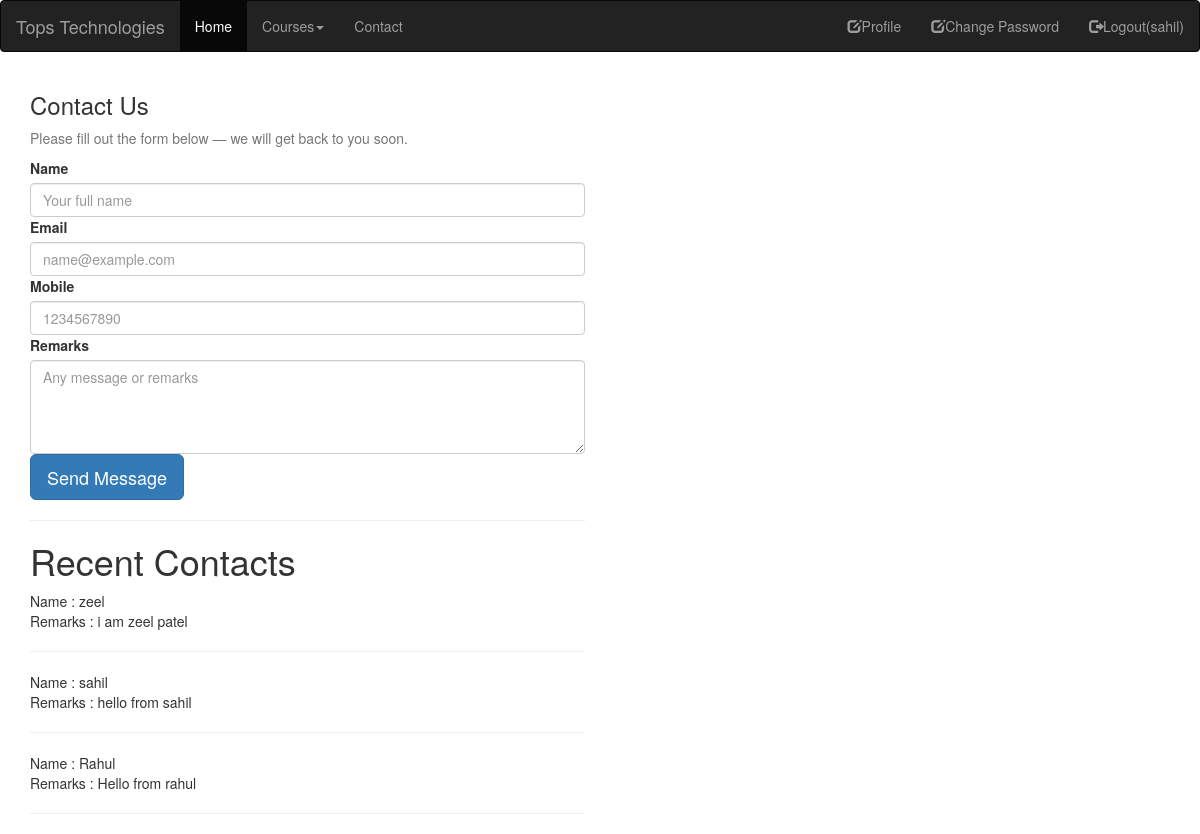
Screenshot of /contact/ (signed in) with the database file from the repository.
### myapp/models.py (models this page shows, shortened)
class Contact(models.Model):
    name = models.CharField(max_length=100)
    email = models.EmailField()
    mobile = models.PositiveIntegerField()
    remarks = models.TextField()

### myapp/views.py (the view)
# urls.py: path('contact/',views.contact,name='contact'),
def contact(request):
    if request.method == "POST":
        Contact.objects.create(
            name = request.POST['name'],
            email = request.POST['email'],
            mobile = request.POST['mobile'],
            remarks = request.POST['remarks']
        )
        msg = "Contact Saved Successfully!"
        contacts = Contact.objects.all().order_by("-id")[:3]
        return render(request,'contact.html',{'msg':msg,'contacts':contacts})
    else:
        contacts = Contact.objects.all().order_by("-id")[:3]
        return render(request,'contact.html',{'contacts':contacts})

### myapp/templates/contact.html (shortened to what this page needs)
{% extends 'header.html' %}
{% block Content%}
<!DOCTYPE html>
<html lang="en">
<head>
</head>
<body>
    <main class="container py-5">
        <div class="row justify-content-center">
            <div class="col-12 col-md-8 col-lg-6">
                <div class="card shadow-sm">
                    <div class="card-body">
                        <h3 class="card-title mb-3">Contact Us</h3>
                        <p class="text-muted mb-4">Please fill out the form below — we will get back to you soon.</p>
                        <form id="contactForm" name="contact" method="post" action="{% url 'contact' %}"
                            class="needs-validation" novalidate>
                            <div class="mb-3">
                                <label for="name" class="form-label">Name</label>
                                <input type="text" class="form-control" id="name" name="name"
                                    placeholder="Your full name" required>
                            </div>
                            <div class="mb-3">
                                <label for="email" class="form-label">Email</label>
                                <input type="email" class="form-control" id="email" name="email"
                                    placeholder="name@example.com" required>
                            </div>
                            <div class="mb-3">
                                <label for="mobile" class="form-label">Mobile</label>
                                <input type="tel" class="form-control" id="mobile" name="mobile"
                                    placeholder="1234567890" pattern="[0-9]{10}" required>
                            </div>
                            <div class="mb-3">
                                <label for="remarks" class="form-label">Remarks</label>
                                <textarea class="form-control" id="remarks" name="remarks" rows="4"
                                    placeholder="Any message or remarks" required></textarea>
                            </div>
                            <div class="d-grid mb-3">
                                <button class="btn btn-primary btn-lg" type="submit">Send Message</button>
                            </div>
                        </form>
                        <hr>
                        <h1>Recent Contacts</h1>
                        {% for i in contacts%}
                        Name : {{i.name}}<br>
                        Remarks : {{i.remarks}}<br>
                        <hr>
                        {% endfor%}
                    </div>
                </div>
            </div>
        </div>
    </main>
</body>
</html>
{% endblock %}

### myapp/templates/header.html (shortened to what this page needs)
<!DOCTYPE html>
<html lang="en">
<head>
    <link rel="stylesheet" href="https://maxcdn.bootstrapcdn.com/bootstrap/3.4.1/css/bootstrap.min.css">
</head>
<body>
    <nav class="navbar navbar-inverse">
        <div class="container-fluid">
            <div class="navbar-header">
                <a class="navbar-brand" href="/">Tops Technologies</a>
            </div>
            <ul class="nav navbar-nav">
                <li class="active"><a href="/">Home</a></li>
                <li class="dropdown"><a class="dropdown-toggle" data-toggle="dropdown" href="#">Courses<span
                            class="caret"></span></a>
                </li>
                <li><a href="{% url 'contact' %}">Contact</a></li>
            </ul>
            <ul class="nav navbar-nav navbar-right">
                {% if request.session.email %}
                <li><a href="{% url 'profile' %}"><span class="glyphicon glyphicon-edit"></span>Profile</a></li>
                <li><a href="{% url 'change-password' %}"><span class="glyphicon glyphicon-edit"></span>Change
                        Password</a></li>
                <li><a href="{% url 'logout' %}"><span
                            class="glyphicon glyphicon-log-out"></span>Logout({{request.session.fname}})</a></li>
                {% else %}
                <li><a href="{% url 'signup' %}"><span class="glyphicon glyphicon-user"></span> Sign Up</a></li>
                <li><a href="{% url 'login' %}"><span class="glyphicon glyphicon-log-in"></span> Login</a></li>
                {% endif %}
            </ul>
        </div>
    </nav>
    {% block Content%}
    {% endblock %}
</body>
</html>

### rows the page displays
Contact: session.fname "sahil", name "sahil", remarks "hello from sahil"
Contact: name "zeel", remarks "i am zeel patel"
Contact: name "Rahul", remarks "Hello from rahul"
